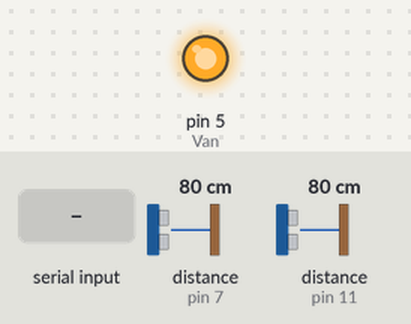
The sketch below on a simulated Arduino Uno, built with avr-gcc and run on an emulated ATmega328P. Parts: output pins drawn as LEDs (lit = HIGH). Wiring (inferred from the names in the program): 2 × ultrasonic range finder: trigger pin 6, echo pin 7 / trigger pin 12, echo pin 11. Inputs (shaded band) come from the test bench; at power-on: distance to the obstacle (sensors on pin 7, pin 11) 80 cm. The echo pulse lasts 58.3 µs per cm; pins used as bus, display or sensor lines are not drawn.

Above: at 1.2 s.
1.3 s: "0" received over Serial
At 1.8 s:
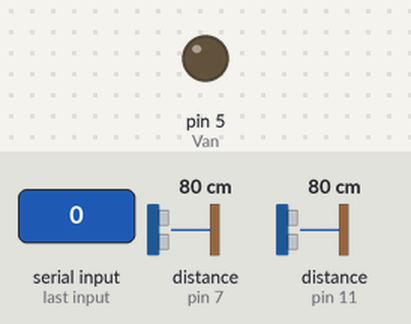
2.8 s: "1" received over Serial
At 3.9 s:
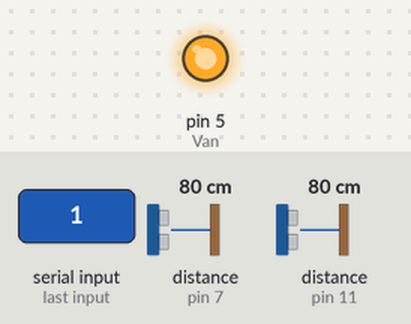
Timing chart, 0 to 5.8 s (numbered marks = the images above; inputs shaded):
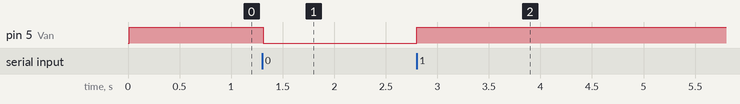

The sketch:

FJY0JQMI5MD67PO.ino
```cpp
/* Water Level Meter

Measuring water level with ultrasonic sensor HR S04.

Arduino IDE 1.5.8
*/

int trig = 12;
int echo = 11;

int trig1 = 6;
int echo1 = 7;
int Van = 5 ;
int tot = 50 ;
char payload[4] = {}  ;
unsigned long previousMillis = 0;
const long interval = 30000 ;
 bool fill= true  ;
 bool Auto = true ;

void setup()
{
  Serial.begin(9600);
  pinMode(trig, OUTPUT);
  pinMode(echo, INPUT);
    pinMode(trig1, OUTPUT);
  pinMode(echo1, INPUT);
       pinMode(Van, OUTPUT);
}

void loop()
{
ReadData() ;
ManageTank() ;
unsigned long currentMillis = millis();
  if (currentMillis - previousMillis >= interval) {
    // save the last time you blinked the LED
    previousMillis = currentMillis;
   VanState(Van) ;
   ReadQuantity(25) ;
   SendData(payload) ;
   //Serial.println("hhhhh") ;
   delay(1000) ;
  }

}
 int ReadQuantity (int tot)
{
  long t = 0 ;
  long t1 = 0 ;
  double h = 0 , h1 = 0 ;
  //digitalWrite(Van,HIGH) ;
  // Transmitting pulse
  digitalWrite(trig, LOW);
  delayMicroseconds(2);
  digitalWrite(trig, HIGH);
  delayMicroseconds(10);
  digitalWrite(trig, LOW);

  // Waiting for pulse
  t = pulseIn(echo, HIGH);

  // Calculating distance
  h = t / 58;

  //h = h - 6;  // offset correction
 // h = 9.5 - h;  // water height, 0 - 50 cm


  // Sending to computer
 // Serial.print(h);
  // Serial.print(" cm\n");
 // Serial.print("\n");

   // Transmitting pulse
  digitalWrite(trig1, LOW);
  delayMicroseconds(2);
  digitalWrite(trig1, HIGH);
  delayMicroseconds(10);
  digitalWrite(trig1, LOW);

  // Waiting for pulse
  t1 = pulseIn(echo1, HIGH);

  // Calculating distance
  h1 = t1 / 58;

  //h = h - 6;  // offset correction
 // h = 9.5 - h;  // water height, 0 - 50 cm

 double Quantity = ((((h + h1)/2)/tot)*100) ;
    //Serial.println(100- Quantity) ;
  // Sending to computer
 // Serial.print( h1);
  // Serial.print(" cm\n");
  // Serial.print("\n");
       payload[2] = int (100-(Quantity)) >> 8 & 0xff;
    payload[3] = int (100-(Quantity)) & 0xff ;
  return  100-Quantity ;
  }
  void ManageTank()
  {   if(Auto)
  {
      if (ReadQuantity(25)<20)
      fill = true ;
  else if (ReadQuantity(25)>80)
      fill = false ;
if (fill)
      digitalWrite(Van,HIGH) ;
else
      digitalWrite(Van,LOW) ;

  }


  }
    void SendData(char* data)
{
      Serial.write(data ,4) ;
      // delay (2500) ;

}
void ReadData()
{
     while (Serial.available()) {
     char inChar = (char)Serial.read();
   /*  if (inChar=='2') {
          digitalWrite(Van, HIGH);
          Serial.flush() ;
      }
        else if (inChar=='3') {
          digitalWrite(Van, LOW);
          Serial.flush();
      }*/
             /*else */if (inChar=='0') {
              Auto = false ;
          digitalWrite(Van, LOW);
          Serial.flush();
      }
                   else if (inChar=='1') {
              Auto = true ;
          digitalWrite(Van, HIGH);
          Serial.flush();
      }
                         else if (inChar=='2')
                         {
          digitalWrite(Van, HIGH);
          Serial.flush();
      }
                         else if (inChar=='3')
                         {
          digitalWrite(Van, LOW);
          Serial.flush();
      }

     }
     }
     void VanState(int pin)
{ int state = 3  ;
  int p =  digitalRead(pin);
  if(p==HIGH)
  { state = 2 ;
      payload[0] = state >> 8 & 0xff;
    payload[1] = state & 0xff;}
  else
 { state = 3 ;
     payload[0] = state >> 8 & 0xff;
    payload[1] = state & 0xff;}


  }
```

Measured:
- after the input at 1.3 s, pin 5 (Van): HIGH → LOW at once
- after the input at 2.8 s, pin 5 (Van): LOW → HIGH at once
